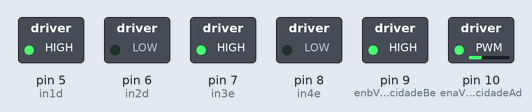
Bench run of a sketch on a simulated Arduino Uno, built with avr-gcc and run on an emulated ATmega328P. Parts: switched loads named in the sketch (green lamp = pin HIGH).

Above: at 1.4 s.
Timing chart, 0 to 2.9 s (numbered marks = the images above):
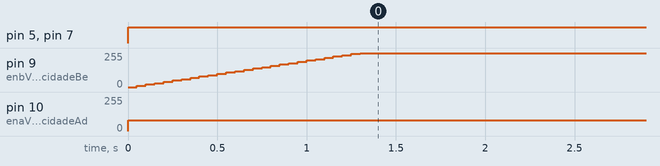

Measured:
- by itself, pin 5 (in1d), pin 7 (in3e): LOW → HIGH at 0.00 s
- by itself, pin 9 (enbVelocidadeBe): moves from 0/255 to 255/255 over 1.3 s
- by itself, pin 10 (enaVelocidadeAd): 0/255 → 80/255 at 0.00 s

The sketch:

motor_teste.ino
```cpp
// Motor A
int enaVelocidadeAd = 10;
int in1d = 5;
int in2d = 6;

// Motor B
int in3e = 7;
int in4e = 8;
int enbVelocidadeBe = 9;

//variavel auxiliar
int velocidade = 0;


void setup() {
  // put your setup code here, to run once:


// Pino conectados as portas da ponte H
pinMode(enaVelocidadeAd,OUTPUT) ;
pinMode(in1d,OUTPUT) ;
pinMode(in2d,OUTPUT) ;
pinMode(in3e,OUTPUT) ;
pinMode(in4e,OUTPUT) ;
pinMode(enbVelocidadeBe,OUTPUT) ;

}

void loop() {
  // put your main code here, to run repeatedly:

/*Exemplo de velocidades no motor A*/

//Sentido 2
digitalWrite(in1d,HIGH);
digitalWrite(in2d,LOW);

//Alta
analogWrite(enaVelocidadeAd,230);

//Intermediaria
analogWrite(enaVelocidadeAd,150);

//Baixa
analogWrite(enaVelocidadeAd,80);

/*Exemplo de variacao de velocidade no motor B*/

//Sentido 2
digitalWrite(in3e,HIGH);
digitalWrite(in4e,LOW);

//velocidade de 0 a 255
while (enbVelocidadeBe < 255){
analogWrite(enbVelocidadeBe,velocidade);
velocidade = velocidade + 10;
delay(50);
}
//velocidade de 255 a 0
while (enbVelocidadeBe > 0){
analogWrite(enbVelocidadeBe,velocidade);
velocidade = velocidade - 10;
delay(50);
}
}
```
